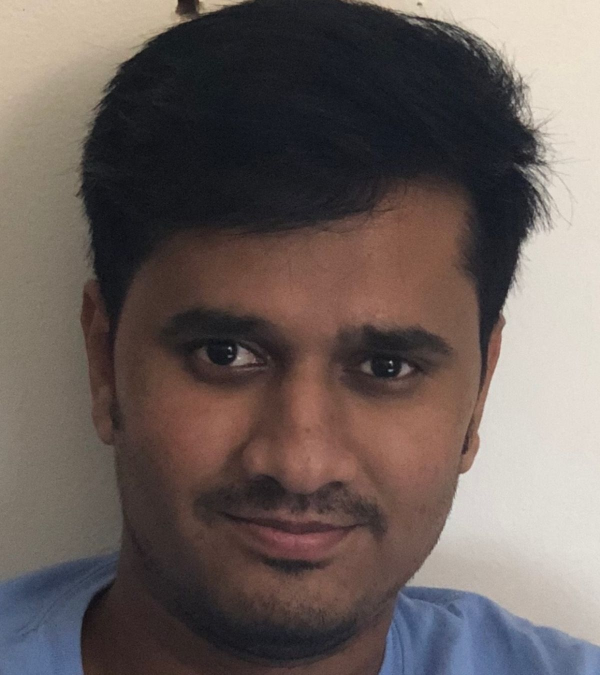
%> input picture Morphing/akarshv_Project2A/akarsh.jpg, 1200 x 1350 px (shown at 1/2 size)
$ octave test_script.m   (GNU Octave 9; MATLAB toolbox functions it lacks are replaced by stand-ins)
%> lines starting %> are read from the running program, lines starting %| are printed output that depends on the picture
%% Image Morphing
im1 = imread('akarsh.jpg');
%> im1 is the input picture: size 1350x1200x3 uint8; mean R, G, B 105.2, 94, 90.4
im1 = imresize(im1,[600,600]);
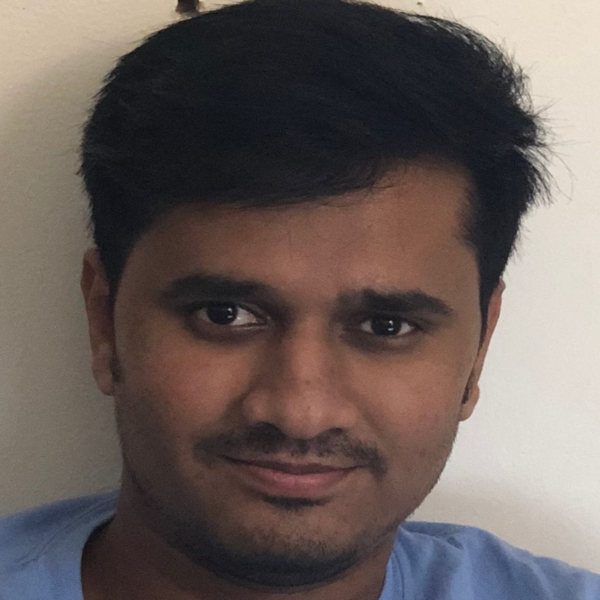
%> im1: size 600x600x3 uint8; mean R, G, B 105.2, 94, 90.4
im2 = imread('kit.jpg');
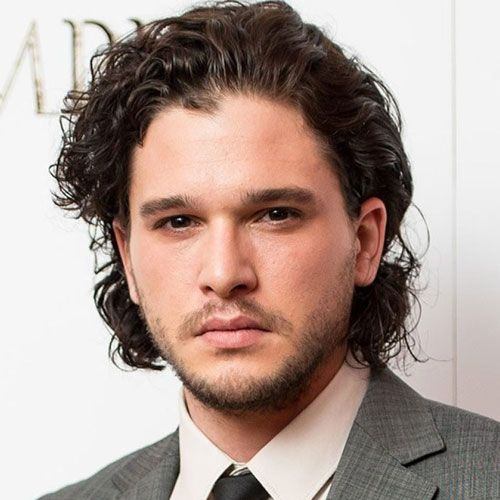
%> input picture Morphing/akarshv_Project2A/kit.jpg, 500 x 500 px
%> im2 is the input picture: size 500x500x3 uint8; mean R, G, B 172.9, 154.7, 147.1
im2 = imresize(im2,[600,600]);
%> im2: size 600x600x3 uint8
% [im1_pts, im2_pts] = click_correspondences(im1, im2);
load('im1_pts.mat');
load('im2_pts.mat');

h = figure(2); clf;
whitebg(h,[0 0 0]);


%% EVAL

fname = 'Project2_eval_trig.avi';


try
    % VideoWriter based video creation
    h_avi = VideoWriter(fname, 'Uncompressed AVI');
    h_avi.FrameRate = 10;
    h_avi.open();
catch
    % Fallback deprecated avifile based video creation
%> (the run ends here)
